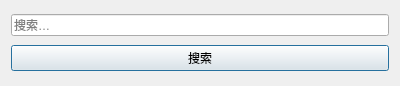
<?xml version="1.0" encoding="UTF-8"?>
<ui version="4.0">
 <class>query</class>
 <widget class="QDialog" name="query">
  <property name="geometry">
   <rect>
    <x>0</x>
    <y>0</y>
    <width>400</width>
    <height>86</height>
   </rect>
  </property>
  <property name="windowTitle">
   <string>Dialog</string>
  </property>
  <layout class="QGridLayout" name="gridLayout">
   <item row="0" column="0">
    <widget class="QLineEdit" name="lineEdit">
     <property name="placeholderText">
      <string>搜索…</string>
     </property>
     <property name="clearButtonEnabled">
      <bool>true</bool>
     </property>
    </widget>
   </item>
   <item row="1" column="0">
    <widget class="QPushButton" name="pushButton">
     <property name="text">
      <string>搜索</string>
     </property>
    </widget>
   </item>
  </layout>
 </widget>
 <resources/>
 <connections/>
</ui>
